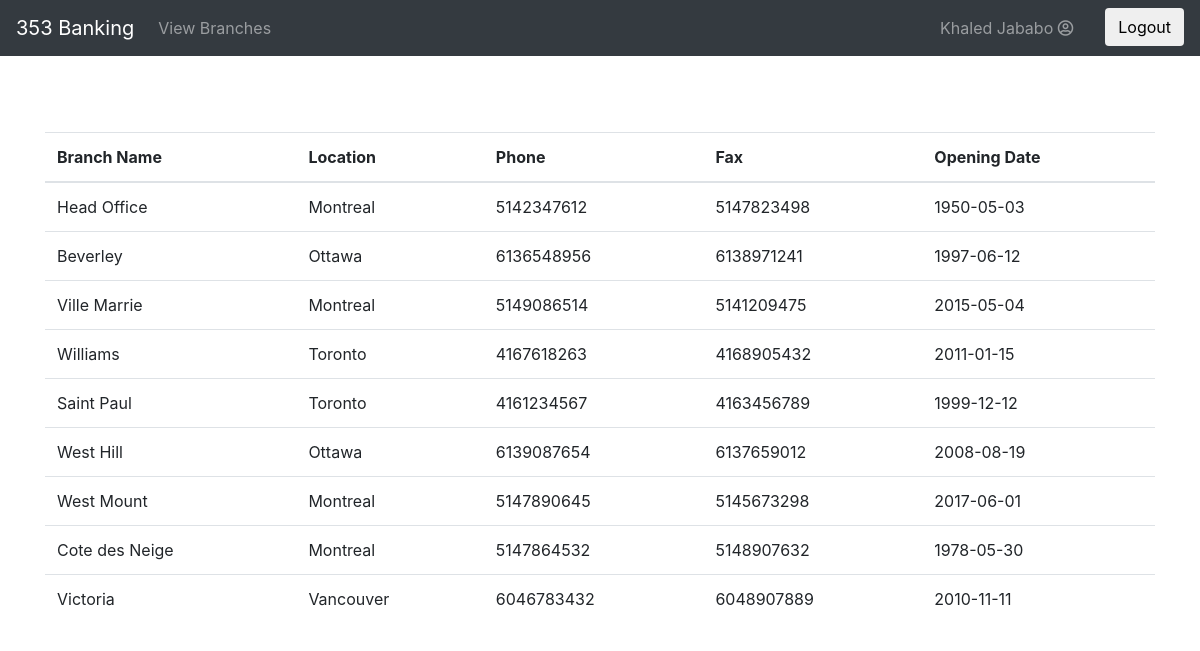
The page /index.php?page=view_branches (signed in) on the database its author committed.
### tables this page shows
CREATE TABLE branch (
  branch_id int(11) NOT NULL AUTO_INCREMENT,
  branch_name varchar(255) DEFAULT NULL,
  location varchar(255) DEFAULT NULL,
  phone varchar(10) DEFAULT NULL,
  fax varchar(10) DEFAULT NULL,
  opening_date date DEFAULT NULL,
  PRIMARY KEY (branch_id)
);

### classes/branch/branchDAO.php (called while the page is built, shortened)
<?php
require_once 'branch.php';
class BranchDAO {
	private $connectString;
	private $user;
	private $password;
	function __construct() {
		$this->connectString = "mysql:host=localhost;dbname=gec353_2;charset=utf8mb4";
		$this->user = "root";
		$this->password = "";
	}
	public function getAllBranches() {
		try {
			$pdo = new PDO($this->connectString, $this->user, $this->password);
			$pdo->setAttribute(PDO::ATTR_ERRMODE, PDO::ERRMODE_EXCEPTION);
			$stmt = $pdo->prepare("SELECT * FROM branch");
			$stmt->execute();
			$stmt->setFetchMode(PDO::FETCH_CLASS | PDO::FETCH_PROPS_LATE, 'Branch');
			$response = [];
			while ($branch = $stmt->fetch()) {
				$responseRow["id"] = $branch->getId();
				$responseRow["name"] = $branch->getName();
				$responseRow["location"] = $branch->getLocation();
				$responseRow["phone"] = $branch->getPhone();
				$responseRow["fax"] = $branch->getFax();
				$responseRow["openingDate"] = $branch->getOpeningDate();
				$response[] = $responseRow;
			}
			return $response;
		} catch (PDOException $e) {
			echo ($e->getMessage());
		} finally {
			unset($pdo);
		}
	}
}

### classes/branch/branch.php (called while the page is built, shortened)
<?php
	class Branch {
		private $branch_id;
		private $branch_name;
		private $location;
		private $phone;
		private $fax;
		private $opening_date;
		public function getId(){
			return $this->branch_id;
		}
		public function setId($branch_id){
			$this->branch_id = $branch_id;
		}
		public function getName(){
			return $this->branch_name;
		}
		public function setName($branch_name){
			$this->branch_name = $branch_name;
		}
		public function getLocation(){
			return $this->location;
		}
		public function setLocation($location){
			$this->location = $location;
		}
		public function getPhone(){
			return $this->phone;
		}
		public function setPhone($phone){
			$this->phone = $phone;
		}
		public function getFax(){
			return $this->fax;
		}
		public function setFax($fax){
			$this->fax = $fax;
		}
		public function getOpeningDate(){
			return $this->opening_date;
		}
		public function setOpeningDate($opening_date){
			$this->opening_date = $opening_date;
		}
	}

### views/view_branches.php (the view)
<main role="main" class="container my-5">
    <table class="table table-hover">
        <thead>
            <tr>
                <th scope="col">Branch Name</th>
                <th scope="col">Location</th>
                <th scope="col">Phone</th>
                <th scope="col">Fax</th>
                <th scope="col">Opening Date</th>
            </tr>
        </thead>
        <tbody>
            <?php include 'classes/branch/branchDAO.php';
$db = new branchDAO();
foreach ($db->getAllBranches() as $branch) {
	?>
            <tr>
                <td><?php echo $branch['name']; ?></td>
                <td><?php echo $branch['location']; ?></td>
                <td><?php echo $branch['phone']; ?></td>
                <td><?php echo $branch['fax']; ?></td>
                <td><?php echo $branch['openingDate']; ?></td>
            </tr>
        <?php }?>
        </tbody>
    </table>
</main>

### views/header.php (shortened to what this page needs)
<!doctype html>
<html lang="en">
    <head>
        <link href="./static/css/bootstrap.min.css" rel="stylesheet">
        <link href="./static/css/mystyle.css" rel="stylesheet">
        <link href="./static/css/fontawesome-all.css" rel="stylesheet">
    </head>
    <body>
        <nav class="navbar navbar-expand-md navbar-dark bg-dark fixed-top">
            <a class="navbar-brand" href="."> 353 Banking </a>
            <div class="collapse navbar-collapse" id="navbarsExampleDefault">
                <ul class="navbar-nav mr-auto">
                    <?php if (isset($_SESSION['is_logged']) && isset($_SESSION['client'])) {?>
                    <li class="nav-item">
                        <a class="nav-link" href="?page=accounts"> My Accounts </a>
                    </li>
                    <li class="nav-item">
                        <a class="nav-link" href="?page=bills"> Pay Bills </a>
                    </li>
                    <li class="nav-item">
                        <a class="nav-link" href="?page=sendmoney"> Send Money </a>
                    </li>
                    <li class="nav-item">
                        <a class="nav-link" href="?page=transactions"> View Transactions </a>
                    </li>
                    <li class="nav-item">
                        <a class="nav-link" href="?page=add_account"> Add an account </a>
                    </li>
                    <?php } else if (isset($_SESSION['is_logged']) && isset($_SESSION['employee'])) {?>
                        <li class="nav-item">
                        <a class="nav-link" href="?page=view_branches"> View Branches </a>
                    </li>
                    <?php }?>
                </ul>
                <div class="form-inline pull-xs-right">
                    <?php if (isset($_SESSION['is_logged'])) {?>
                    <ul class="navbar-nav mr-auto">
                        <li class="nav-item px-4">
                            <?php if (isset($_SESSION['client'])) {?>
                            <a class="nav-link" href="?page=client_page"> <?php echo $_SESSION['client']['firstName'] . ' ' . $_SESSION['client']['lastName']; ?> <i class="far fa-user-circle"></i>
                            </a>
                        <?php } else if (isset($_SESSION['employee'])) {?>
                            <a class="nav-link" href="?page=employee_page"> <?php echo $_SESSION['employee']['firstName'] . ' ' . $_SESSION['employee']['lastName']; ?> <i class="far fa-user-circle"></i>
                            </a>
                        <?php }?>
                        </li>
                        <li class="nav-item">
                            <form class="form-signin" action="actions.php" method="post">
                                <button class="btn btn-success-outline" type="submit" name="logout" value="logout"> Logout </button>
                            </form>
                        </li>
                    </ul>
                    <?php }?>
                </div>
            </div>
        </nav>
    </body>
</html>

### index.php (shortened to what this page needs)
<?php
include "views/header.php";
if (isset($_GET['page'])) {
	if ($_GET['page'] == 'accounts') {
		include "views/accounts.php";
	} else if ($_GET['page'] == 'signup') {
		include "views/signup.php";
	} else if ($_GET['page'] == 'login') {
		include "views/login.php";
	} else if ($_GET['page'] == 'bills') {
		include "views/pay_bills.php";
	} else if ($_GET['page'] == 'client_page') {
		include "views/client_page.php";
	} else if ($_GET['page'] == 'employee_page') {
		include "views/employee_page.php";
	} else if ($_GET['page'] == 'sendmoney') {
		include "views/sendmoney.php";
	} else if ($_GET['page'] == 'pay_bills') {
		include "views/pay_bills.php";
	} else if ($_GET['page'] == 'view_branches') {
		include "views/view_branches.php";
	} else if ($_GET['page'] == 'transactions') {
		include "views/transactions.php";
	} else if ($_GET['page'] == 'add_account') {
		include "views/add_account.php";
	}} else {
	include "views/home.php";
}
?>

### static/css/mystyle.css (style rules this page uses)
html { position: relative; min-height: 100%; }
body { padding-top: 1.5rem; margin-bottom: 60px; }
body > .container { padding: 60px 15px 0; }

### rows shown on the page
branch: branch_name "Head Office", location "Montreal", phone "5142347612", fax "5147823498", opening_date "1950-05-03"
branch: branch_name "Beverley", location "Ottawa", phone "6136548956", fax "6138971241", opening_date "1997-06-12"
branch: branch_name "Ville Marrie", location "Montreal", phone "5149086514", fax "5141209475", opening_date "2015-05-04"
branch: branch_name "Williams", location "Toronto", phone "4167618263", fax "4168905432", opening_date "2011-01-15"
branch: branch_name "Saint Paul", location "Toronto", phone "4161234567", fax "4163456789", opening_date "1999-12-12"
branch: branch_name "West Hill", location "Ottawa", phone "6139087654", fax "6137659012", opening_date "2008-08-19"
branch: branch_name "West Mount", location "Montreal", phone "5147890645", fax "5145673298", opening_date "2017-06-01"
branch: branch_name "Cote des Neige", location "Montreal", phone "5147864532", fax "5148907632", opening_date "1978-05-30"
branch: branch_name "Victoria", location "Vancouver", phone "6046783432", fax "6048907889", opening_date "2010-11-11"

### other values the page prints
$_SESSION['employee']['firstName'] "Khaled"
$_SESSION['employee']['lastName'] "Jababo"
